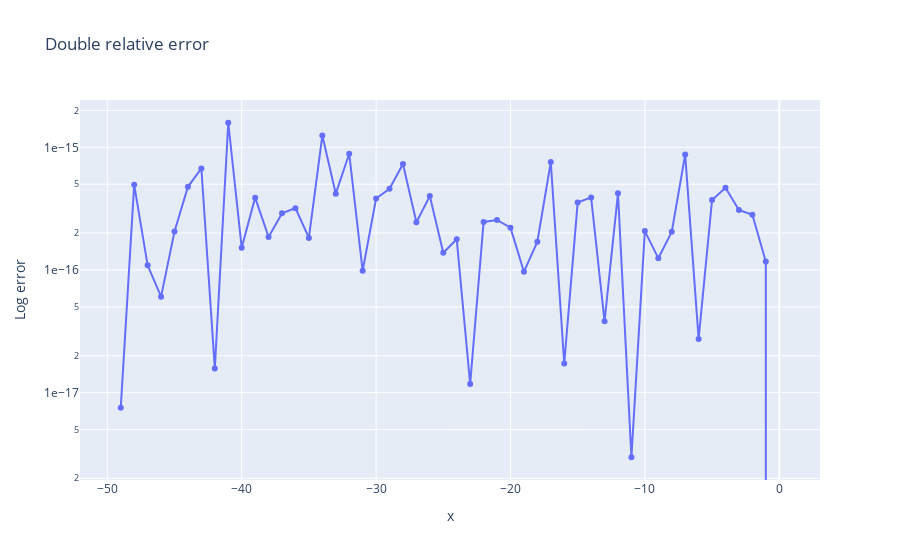

Write notebook code for a chart like this one.
### Code cell
double_values = [inverse_exponent(Double(i)) for i in x_range]
double_relative_errors = get_relative_error(numpy_values, double_values)
fig = go.Figure()
fig.add_trace(go.Scatter(x=-x_range, y=double_relative_errors, mode='lines+markers'))
fig.update_layout(
    yaxis={"title": "Log error", "exponentformat": "e"}, xaxis={"title": "x"}, title="Double relative error"
)
fig.update_yaxes(type="log")
fig.show()

### Figure 1 — Plotly figure (JSON) as saved in the notebook; plotly's stock layout.template omitted (floating-point values rounded to 4 significant figures)
{"data": [{"mode": "lines+markers", "type": "scatter", "x": [0, -1, -2, -3, -4, -5, -6, -7, -8, -9, -10, -11, -12, -13, -14, -15, -16, -17, -18, -19, -20, -21, -22, -23, -24, -25, -26, -27, -28, -29, -30, -31, -32, -33, -34, -35, -36, -37, -38, -39, -40, -41, -42, -43, -44, -45, -46, -47, -48, -49], "y": [0, 1.171e-16, 2.821e-16, 3.085e-16, 4.676e-16, 3.72e-16, 2.734e-17, 8.715e-16, 2.045e-16, 1.247e-16, 2.073e-16, 2.972e-18, 4.214e-16, 3.815e-17, 3.904e-16, 3.542e-16, 1.728e-17, 7.578e-16, 1.702e-16, 9.66e-17, 2.21e-16, 2.554e-16, 2.461e-16, 1.175e-17, 1.78e-16, 1.38e-16, 3.999e-16, 2.447e-16, 7.317e-16, 4.596e-16, 3.82e-16, 9.847e-17, 8.867e-16, 4.187e-16, 1.246e-15, 1.824e-16, 3.192e-16, 2.897e-16, 1.857e-16, 3.887e-16, 1.52e-16, 1.585e-15, 1.57e-17, 6.723e-16, 4.762e-16, 2.057e-16, 6.056e-17, 1.09e-16, 4.94e-16, 7.532e-18]}], "layout": {"title": {"text": "Double relative error"}, "xaxis": {"title": {"text": "x"}}, "yaxis": {"exponentformat": "e", "title": {"text": "Log error"}, "type": "log"}}}
